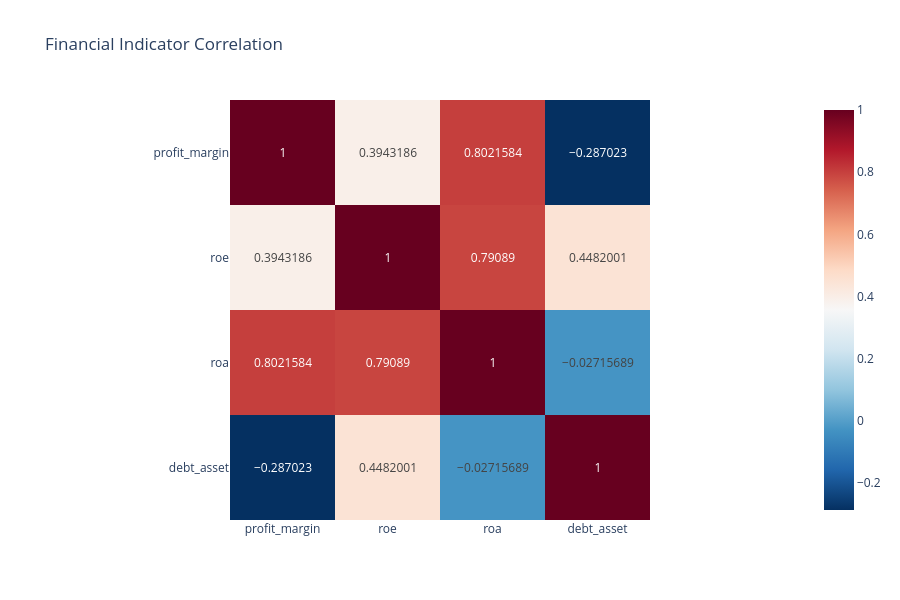

Source (notebook cell):
### Code cell
corr = df[['profit_margin', 'roe', 'roa', 'debt_asset']].corr()
fig = px.imshow(corr, text_auto=True, color_continuous_scale='RdBu_r',
                title='Financial Indicator Correlation')
fig.update_layout(height=600)
fig.show()

### Figure 1 — Plotly figure (JSON) as saved in the notebook; plotly's stock layout.template omitted (floating-point values rounded to 4 significant figures)
{"data": [{"coloraxis": "coloraxis", "hovertemplate": "x: %{x}<br>y: %{y}<br>color: %{z}<extra></extra>", "name": "0", "texttemplate": "%{z}", "type": "heatmap", "x": ["profit_margin", "roe", "roa", "debt_asset"], "xaxis": "x", "y": ["profit_margin", "roe", "roa", "debt_asset"], "yaxis": "y", "z": [[1.0, 0.3943, 0.8022, -0.287], [0.3943, 1.0, 0.7909, 0.4482], [0.8022, 0.7909, 1.0, -0.02716], [-0.287, 0.4482, -0.02716, 1.0]]}], "layout": {"coloraxis": {"colorscale": [[0, "rgb(5,48,97)"], [0.1, "rgb(33,102,172)"], [0.2, "rgb(67,147,195)"], [0.3, "rgb(146,197,222)"], [0.4, "rgb(209,229,240)"], [0.5, "rgb(247,247,247)"], [0.6, "rgb(253,219,199)"], [0.7, "rgb(244,165,130)"], [0.8, "rgb(214,96,77)"], [0.9, "rgb(178,24,43)"], [1, "rgb(103,0,31)"]]}, "height": 600, "title": {"text": "Financial Indicator Correlation"}, "xaxis": {"anchor": "y", "constrain": "domain", "domain": [0, 1], "scaleanchor": "y"}, "yaxis": {"anchor": "x", "autorange": "reversed", "constrain": "domain", "domain": [0, 1]}}}
